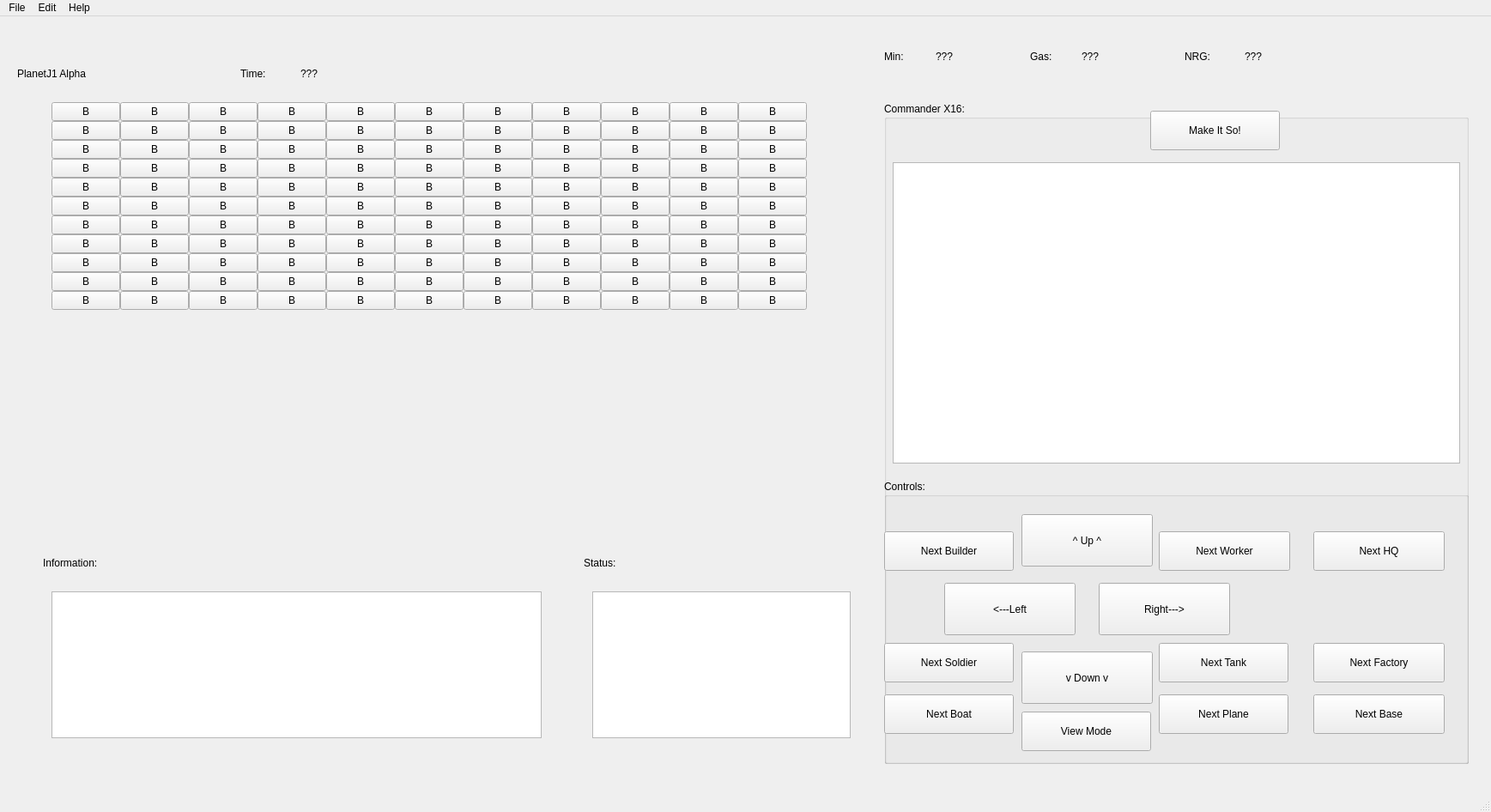
<?xml version="1.0" encoding="UTF-8"?>
<ui version="4.0">
 <class>MainWindow</class>
 <widget class="QMainWindow" name="MainWindow">
  <property name="geometry">
   <rect>
    <x>0</x>
    <y>0</y>
    <width>1737</width>
    <height>946</height>
   </rect>
  </property>
  <property name="cursor">
   <cursorShape>ArrowCursor</cursorShape>
  </property>
  <property name="windowTitle">
   <string>PlanetJ1Qt</string>
  </property>
  <widget class="QWidget" name="centralwidget">
   <widget class="QLabel" name="label">
    <property name="geometry">
     <rect>
      <x>20</x>
      <y>50</y>
      <width>171</width>
      <height>34</height>
     </rect>
    </property>
    <property name="text">
     <string>PlanetJ1 Alpha</string>
    </property>
   </widget>
   <widget class="QWidget" name="gridLayoutWidget">
    <property name="geometry">
     <rect>
      <x>60</x>
      <y>100</y>
      <width>937</width>
      <height>508</height>
     </rect>
    </property>
    <layout class="QGridLayout" name="gridLayout">
     <property name="sizeConstraint">
      <enum>QLayout::SetFixedSize</enum>
     </property>
     <property name="spacing">
      <number>0</number>
     </property>
     <item row="5" column="0">
      <widget class="QPushButton" name="r5c0">
       <property name="text">
        <string>B</string>
       </property>
      </widget>
     </item>
     <item row="0" column="7">
      <widget class="QPushButton" name="r0c7">
       <property name="text">
        <string>B</string>
       </property>
      </widget>
     </item>
     <item row="4" column="2">
      <widget class="QPushButton" name="r4c2">
       <property name="text">
        <string>B</string>
       </property>
      </widget>
     </item>
     <item row="2" column="6">
      <widget class="QPushButton" name="r2c6">
       <property name="text">
        <string>B</string>
       </property>
      </widget>
     </item>
     <item row="4" column="1">
      <widget class="QPushButton" name="r4c1">
       <property name="text">
        <string>B</string>
       </property>
      </widget>
     </item>
     <item row="0" column="10">
      <widget class="QPushButton" name="r0c10">
       <property name="text">
        <string>B</string>
       </property>
      </widget>
     </item>
     <item row="0" column="2">
      <widget class="QPushButton" name="r0c2">
       <property name="text">
        <string>B</string>
       </property>
      </widget>
     </item>
     <item row="0" column="1">
      <widget class="QPushButton" name="r0c1">
       <property name="text">
        <string>B</string>
       </property>
      </widget>
     </item>
     <item row="1" column="1">
      <widget class="QPushButton" name="r1c1">
       <property name="text">
        <string>B</string>
       </property>
      </widget>
     </item>
     <item row="0" column="0">
      <widget class="QPushButton" name="r0c0">
       <property name="text">
        <string>B</string>
       </property>
      </widget>
     </item>
     <item row="6" column="0">
      <widget class="QPushButton" name="r6c0">
       <property name="text">
        <string>B</string>
       </property>
      </widget>
     </item>
     <item row="0" column="9">
      <widget class="QPushButton" name="r0c9">
       <property name="text">
        <string>B</string>
       </property>
      </widget>
     </item>
     <item row="1" column="6">
      <widget class="QPushButton" name="r1c6">
       <property name="text">
        <string>B</string>
       </property>
      </widget>
     </item>
     <item row="1" column="0">
      <widget class="QPushButton" name="r1c0">
       <property name="text">
        <string>B</string>
       </property>
      </widget>
     </item>
     <item row="0" column="8">
      <widget class="QPushButton" name="r0c8">
       <property name="text">
        <string>B</string>
       </property>
      </widget>
     </item>
     <item row="1" column="3">
      <widget class="QPushButton" name="r1c3">
       <property name="text">
        <string>B</string>
       </property>
      </widget>
     </item>
     <item row="5" column="3">
      <widget class="QPushButton" name="r5c3">
       <property name="text">
        <string>B</string>
       </property>
      </widget>
     </item>
     <item row="5" column="6">
      <widget class="QPushButton" name="r5c6">
       <property name="text">
        <string>B</string>
       </property>
      </widget>
     </item>
     <item row="6" column="4">
      <widget class="QPushButton" name="r6c4">
       <property name="text">
        <string>B</string>
       </property>
      </widget>
     </item>
     <item row="2" column="5">
      <widget class="QPushButton" name="r2c5">
       <property name="text">
        <string>B</string>
       </property>
      </widget>
     </item>
     <item row="2" column="1">
      <widget class="QPushButton" name="r2c1">
       <property name="text">
        <string>B</string>
       </property>
      </widget>
     </item>
     <item row="3" column="3">
      <widget class="QPushButton" name="r3c3">
       <property name="text">
        <string>B</string>
       </property>
      </widget>
     </item>
     <item row="5" column="2">
      <widget class="QPushButton" name="r5c2">
       <property name="text">
        <string>B</string>
       </property>
      </widget>
     </item>
     <item row="2" column="0">
      <widget class="QPushButton" name="r2c0">
       <property name="text">
        <string>B</string>
       </property>
      </widget>
     </item>
     <item row="4" column="5">
      <widget class="QPushButton" name="r4c5">
       <property name="text">
        <string>B</string>
       </property>
      </widget>
     </item>
     <item row="5" column="1">
      <widget class="QPushButton" name="r5c1">
       <property name="text">
        <string>B</string>
       </property>
      </widget>
     </item>
     <item row="1" column="5">
      <widget class="QPushButton" name="r1c5">
       <property name="text">
        <string>B</string>
       </property>
      </widget>
     </item>
     <item row="3" column="6">
      <widget class="QPushButton" name="r3c6">
       <property name="text">
        <string>B</string>
       </property>
      </widget>
     </item>
     <item row="2" column="3">
      <widget class="QPushButton" name="r2c3">
       <property name="text">
        <string>B</string>
       </property>
      </widget>
     </item>
     <item row="3" column="0">
      <widget class="QPushButton" name="r3c0">
       <property name="text">
        <string>B</string>
       </property>
      </widget>
     </item>
     <item row="4" column="4">
      <widget class="QPushButton" name="r4c4">
       <property name="text">
        <string>B</string>
       </property>
      </widget>
     </item>
     <item row="2" column="2">
      <widget class="QPushButton" name="r2c2">
       <property name="text">
        <string>B</string>
       </property>
      </widget>
     </item>
     <item row="4" column="6">
      <widget class="QPushButton" name="r4c6">
       <property name="text">
        <string>B</string>
       </property>
      </widget>
     </item>
     <item row="4" column="0">
      <widget class="QPushButton" name="r4c0">
       <property name="text">
        <string>B</string>
       </property>
      </widget>
     </item>
     <item row="5" column="4">
      <widget class="QPushButton" name="r5c4">
       <property name="text">
        <string>B</string>
       </property>
      </widget>
     </item>
     <item row="5" column="5">
      <widget class="QPushButton" name="r5c5">
       <property name="text">
        <string>B</string>
       </property>
      </widget>
     </item>
     <item row="6" column="3">
      <widget class="QPushButton" name="r6c3">
       <property name="text">
        <string>B</string>
       </property>
      </widget>
     </item>
     <item row="1" column="2">
      <widget class="QPushButton" name="r1c2">
       <property name="text">
        <string>B</string>
       </property>
      </widget>
     </item>
     <item row="6" column="6">
      <widget class="QPushButton" name="r6c6">
       <property name="text">
        <string>B</string>
       </property>
      </widget>
     </item>
     <item row="0" column="4">
      <widget class="QPushButton" name="r0c4">
       <property name="text">
        <string>B</string>
       </property>
      </widget>
     </item>
     <item row="6" column="2">
      <widget class="QPushButton" name="r6c2">
       <property name="text">
        <string>B</string>
       </property>
      </widget>
     </item>
     <item row="2" column="4">
      <widget class="QPushButton" name="r2c4">
       <property name="text">
        <string>B</string>
       </property>
      </widget>
     </item>
     <item row="0" column="3">
      <widget class="QPushButton" name="r0c3">
       <property name="text">
        <string>B</string>
       </property>
      </widget>
     </item>
     <item row="4" column="3">
      <widget class="QPushButton" name="r4c3">
       <property name="text">
        <string>B</string>
       </property>
      </widget>
     </item>
     <item row="3" column="1">
      <widget class="QPushButton" name="r3c1">
       <property name="text">
        <string>B</string>
       </property>
      </widget>
     </item>
     <item row="3" column="2">
      <widget class="QPushButton" name="r3c2">
       <property name="text">
        <string>B</string>
       </property>
      </widget>
     </item>
     <item row="1" column="4">
      <widget class="QPushButton" name="r1c4">
       <property name="text">
        <string>B</string>
       </property>
      </widget>
     </item>
     <item row="6" column="1">
      <widget class="QPushButton" name="r6c1">
       <property name="text">
        <string>B</string>
       </property>
      </widget>
     </item>
     <item row="3" column="4">
      <widget class="QPushButton" name="r3c4">
       <property name="text">
        <string>B</string>
       </property>
      </widget>
     </item>
     <item row="3" column="5">
      <widget class="QPushButton" name="r3c5">
       <property name="text">
        <string>B</string>
       </property>
      </widget>
     </item>
     <item row="6" column="5">
      <widget class="QPushButton" name="r6c5">
       <property name="text">
        <string>B</string>
       </property>
      </widget>
     </item>
     <item row="0" column="5">
      <widget class="QPushButton" name="r0c5">
       <property name="text">
        <string>B</string>
       </property>
      </widget>
     </item>
     <item row="0" column="6">
      <widget class="QPushButton" name="r0c6">
       <property name="text">
        <string>B</string>
       </property>
      </widget>
     </item>
     <item row="7" column="0">
      <widget class="QPushButton" name="r7c0">
       <property name="text">
        <string>B</string>
       </property>
      </widget>
     </item>
     <item row="9" column="0">
      <widget class="QPushButton" name="r9c0">
       <property name="text">
        <string>B</string>
       </property>
      </widget>
     </item>
     <item row="8" column="0">
      <widget class="QPushButton" name="r8c0">
       <property name="text">
        <string>B</string>
       </property>
      </widget>
     </item>
     <item row="10" column="0">
      <widget class="QPushButton" name="r10c0">
       <property name="text">
        <string>B</string>
       </property>
      </widget>
     </item>
     <item row="1" column="7">
      <widget class="QPushButton" name="r1c7">
       <property name="text">
        <string>B</string>
       </property>
      </widget>
     </item>
     <item row="1" column="8">
      <widget class="QPushButton" name="r1c8">
       <property name="text">
        <string>B</string>
       </property>
      </widget>
     </item>
     <item row="1" column="9">
      <widget class="QPushButton" name="r1c9">
       <property name="text">
        <string>B</string>
       </property>
      </widget>
     </item>
     <item row="1" column="10">
      <widget class="QPushButton" name="r1c10">
       <property name="text">
        <string>B</string>
       </property>
      </widget>
     </item>
     <item row="2" column="7">
      <widget class="QPushButton" name="r2c7">
       <property name="text">
        <string>B</string>
       </property>
      </widget>
     </item>
     <item row="2" column="8">
      <widget class="QPushButton" name="r2c8">
       <property name="text">
        <string>B</string>
       </property>
      </widget>
     </item>
     <item row="2" column="9">
      <widget class="QPushButton" name="r2c9">
       <property name="text">
        <string>B</string>
       </property>
      </widget>
     </item>
     <item row="2" column="10">
      <widget class="QPushButton" name="r2c10">
       <property name="text">
        <string>B</string>
       </property>
      </widget>
     </item>
     <item row="3" column="7">
      <widget class="QPushButton" name="r3c7">
       <property name="text">
        <string>B</string>
       </property>
      </widget>
     </item>
     <item row="3" column="8">
      <widget class="QPushButton" name="r3c8">
       <property name="text">
        <string>B</string>
       </property>
      </widget>
     </item>
     <item row="3" column="9">
      <widget class="QPushButton" name="r3c9">
       <property name="text">
        <string>B</string>
       </property>
      </widget>
     </item>
     <item row="3" column="10">
      <widget class="QPushButton" name="r3c10">
       <property name="text">
        <string>B</string>
       </property>
      </widget>
     </item>
     <item row="4" column="7">
      <widget class="QPushButton" name="r4c7">
       <property name="text">
        <string>B</string>
       </property>
      </widget>
     </item>
     <item row="4" column="8">
      <widget class="QPushButton" name="r4c8">
       <property name="text">
        <string>B</string>
       </property>
      </widget>
     </item>
     <item row="4" column="9">
      <widget class="QPushButton" name="r4c9">
       <property name="text">
        <string>B</string>
       </property>
      </widget>
     </item>
     <item row="4" column="10">
      <widget class="QPushButton" name="r4c10">
       <property name="text">
        <string>B</string>
       </property>
      </widget>
     </item>
     <item row="5" column="7">
      <widget class="QPushButton" name="r5c7">
       <property name="text">
        <string>B</string>
       </property>
      </widget>
     </item>
     <item row="5" column="8">
      <widget class="QPushButton" name="r5c8">
       <property name="text">
        <string>B</string>
       </property>
      </widget>
     </item>
     <item row="5" column="9">
      <widget class="QPushButton" name="r5c9">
       <property name="text">
        <string>B</string>
       </property>
      </widget>
     </item>
     <item row="5" column="10">
      <widget class="QPushButton" name="r5c10">
       <property name="text">
        <string>B</string>
       </property>
      </widget>
     </item>
     <item row="6" column="7">
      <widget class="QPushButton" name="r6c7">
       <property name="text">
        <string>B</string>
       </property>
      </widget>
     </item>
     <item row="6" column="8">
      <widget class="QPushButton" name="r6c8">
       <property name="text">
        <string>B</string>
       </property>
      </widget>
     </item>
     <item row="6" column="9">
      <widget class="QPushButton" name="r6c9">
       <property name="text">
        <string>B</string>
       </property>
      </widget>
     </item>
     <item row="6" column="10">
      <widget class="QPushButton" name="r6c10">
       <property name="text">
        <string>B</string>
       </property>
      </widget>
     </item>
     <item row="7" column="1">
      <widget class="QPushButton" name="r7c1">
       <property name="text">
        <string>B</string>
       </property>
      </widget>
     </item>
     <item row="7" column="2">
      <widget class="QPushButton" name="r7c2">
       <property name="text">
        <string>B</string>
       </property>
      </widget>
     </item>
     <item row="7" column="3">
      <widget class="QPushButton" name="r7c3">
       <property name="text">
        <string>B</string>
       </property>
      </widget>
     </item>
     <item row="7" column="4">
      <widget class="QPushButton" name="r7c4">
       <property name="text">
        <string>B</string>
       </property>
      </widget>
     </item>
     <item row="7" column="5">
      <widget class="QPushButton" name="r7c5">
       <property name="text">
        <string>B</string>
       </property>
      </widget>
     </item>
     <item row="7" column="6">
      <widget class="QPushButton" name="r7c6">
       <property name="text">
        <string>B</string>
       </property>
      </widget>
     </item>
     <item row="7" column="7">
      <widget class="QPushButton" name="r7c7">
       <property name="text">
        <string>B</string>
       </property>
      </widget>
     </item>
     <item row="8" column="1">
      <widget class="QPushButton" name="r8c1">
       <property name="text">
        <string>B</string>
       </property>
      </widget>
     </item>
     <item row="8" column="2">
      <widget class="QPushButton" name="r8c2">
       <property name="text">
        <string>B</string>
       </property>
      </widget>
     </item>
     <item row="8" column="3">
      <widget class="QPushButton" name="r8c3">
       <property name="text">
        <string>B</string>
       </property>
      </widget>
     </item>
     <item row="8" column="4">
      <widget class="QPushButton" name="r8c4">
       <property name="text">
        <string>B</string>
       </property>
      </widget>
     </item>
     <item row="8" column="5">
      <widget class="QPushButton" name="r8c5">
       <property name="text">
        <string>B</string>
       </property>
      </widget>
     </item>
     <item row="8" column="6">
      <widget class="QPushButton" name="r8c6">
       <property name="text">
        <string>B</string>
       </property>
      </widget>
     </item>
     <item row="8" column="7">
      <widget class="QPushButton" name="r8c7">
       <property name="text">
        <string>B</string>
       </property>
      </widget>
     </item>
     <item row="9" column="1">
      <widget class="QPushButton" name="r9c1">
       <property name="text">
        <string>B</string>
       </property>
      </widget>
     </item>
     <item row="9" column="2">
      <widget class="QPushButton" name="r9c2">
       <property name="text">
        <string>B</string>
       </property>
      </widget>
     </item>
     <item row="9" column="3">
      <widget class="QPushButton" name="r9c3">
       <property name="text">
        <string>B</string>
       </property>
      </widget>
     </item>
     <item row="9" column="4">
      <widget class="QPushButton" name="r9c4">
       <property name="text">
        <string>B</string>
       </property>
      </widget>
     </item>
     <item row="9" column="5">
      <widget class="QPushButton" name="r9c5">
       <property name="text">
        <string>B</string>
       </property>
      </widget>
     </item>
     <item row="9" column="6">
      <widget class="QPushButton" name="r9c6">
       <property name="text">
        <string>B</string>
       </property>
      </widget>
     </item>
     <item row="9" column="7">
      <widget class="QPushButton" name="r9c7">
       <property name="text">
        <string>B</string>
       </property>
      </widget>
     </item>
     <item row="10" column="1">
      <widget class="QPushButton" name="r10c1">
       <property name="text">
        <string>B</string>
       </property>
      </widget>
     </item>
     <item row="10" column="2">
      <widget class="QPushButton" name="r10c2">
       <property name="text">
        <string>B</string>
       </property>
      </widget>
     </item>
     <item row="10" column="3">
      <widget class="QPushButton" name="r10c3">
       <property name="text">
        <string>B</string>
       </property>
      </widget>
     </item>
     <item row="10" column="4">
      <widget class="QPushButton" name="r10c4">
       <property name="text">
        <string>B</string>
       </property>
      </widget>
     </item>
     <item row="10" column="5">
      <widget class="QPushButton" name="r10c5">
       <property name="text">
        <string>B</string>
       </property>
      </widget>
     </item>
     <item row="10" column="6">
      <widget class="QPushButton" name="r10c6">
       <property name="text">
        <string>B</string>
       </property>
      </widget>
     </item>
     <item row="10" column="7">
      <widget class="QPushButton" name="r10c7">
       <property name="text">
        <string>B</string>
       </property>
      </widget>
     </item>
     <item row="7" column="8">
      <widget class="QPushButton" name="r7c8">
       <property name="text">
        <string>B</string>
       </property>
      </widget>
     </item>
     <item row="7" column="9">
      <widget class="QPushButton" name="r7c9">
       <property name="text">
        <string>B</string>
       </property>
      </widget>
     </item>
     <item row="7" column="10">
      <widget class="QPushButton" name="r7c10">
       <property name="text">
        <string>B</string>
       </property>
      </widget>
     </item>
     <item row="8" column="8">
      <widget class="QPushButton" name="r8c8">
       <property name="text">
        <string>B</string>
       </property>
      </widget>
     </item>
     <item row="9" column="8">
      <widget class="QPushButton" name="r9c8">
       <property name="text">
        <string>B</string>
       </property>
      </widget>
     </item>
     <item row="8" column="9">
      <widget class="QPushButton" name="r8c9">
       <property name="text">
        <string>B</string>
       </property>
      </widget>
     </item>
     <item row="8" column="10">
      <widget class="QPushButton" name="r8c10">
       <property name="text">
        <string>B</string>
       </property>
      </widget>
     </item>
     <item row="10" column="8">
      <widget class="QPushButton" name="r10c8">
       <property name="text">
        <string>B</string>
       </property>
      </widget>
     </item>
     <item row="9" column="9">
      <widget class="QPushButton" name="r9c9">
       <property name="text">
        <string>B</string>
       </property>
      </widget>
     </item>
     <item row="9" column="10">
      <widget class="QPushButton" name="r9c10">
       <property name="text">
        <string>B</string>
       </property>
      </widget>
     </item>
     <item row="10" column="9">
      <widget class="QPushButton" name="r10c9">
       <property name="text">
        <string>B</string>
       </property>
      </widget>
     </item>
     <item row="10" column="10">
      <widget class="QPushButton" name="r10c10">
       <property name="text">
        <string>B</string>
       </property>
      </widget>
     </item>
    </layout>
   </widget>
   <widget class="QListWidget" name="infoList">
    <property name="geometry">
     <rect>
      <x>60</x>
      <y>670</y>
      <width>571</width>
      <height>171</height>
     </rect>
    </property>
   </widget>
   <widget class="QLabel" name="label_2">
    <property name="geometry">
     <rect>
      <x>50</x>
      <y>620</y>
      <width>151</width>
      <height>34</height>
     </rect>
    </property>
    <property name="text">
     <string>Information:</string>
    </property>
   </widget>
   <widget class="QLabel" name="label_3">
    <property name="geometry">
     <rect>
      <x>680</x>
      <y>620</y>
      <width>107</width>
      <height>34</height>
     </rect>
    </property>
    <property name="text">
     <string>Status:</string>
    </property>
   </widget>
   <widget class="QLabel" name="label_5">
    <property name="geometry">
     <rect>
      <x>1030</x>
      <y>30</y>
      <width>51</width>
      <height>34</height>
     </rect>
    </property>
    <property name="text">
     <string>Min:</string>
    </property>
   </widget>
   <widget class="QLabel" name="label_6">
    <property name="geometry">
     <rect>
      <x>1200</x>
      <y>30</y>
      <width>51</width>
      <height>34</height>
     </rect>
    </property>
    <property name="text">
     <string>Gas:</string>
    </property>
   </widget>
   <widget class="QLabel" name="label_7">
    <property name="geometry">
     <rect>
      <x>1380</x>
      <y>30</y>
      <width>61</width>
      <height>34</height>
     </rect>
    </property>
    <property name="text">
     <string>NRG:</string>
    </property>
   </widget>
   <widget class="QLabel" name="label_8">
    <property name="geometry">
     <rect>
      <x>280</x>
      <y>50</y>
      <width>61</width>
      <height>34</height>
     </rect>
    </property>
    <property name="text">
     <string>Time:</string>
    </property>
   </widget>
   <widget class="QLabel" name="minLabel">
    <property name="geometry">
     <rect>
      <x>1090</x>
      <y>30</y>
      <width>91</width>
      <height>34</height>
     </rect>
    </property>
    <property name="text">
     <string>???</string>
    </property>
   </widget>
   <widget class="QLabel" name="gasLabel">
    <property name="geometry">
     <rect>
      <x>1260</x>
      <y>30</y>
      <width>101</width>
      <height>34</height>
     </rect>
    </property>
    <property name="text">
     <string>???</string>
    </property>
   </widget>
   <widget class="QLabel" name="nrgLabel">
    <property name="geometry">
     <rect>
      <x>1450</x>
      <y>30</y>
      <width>91</width>
      <height>34</height>
     </rect>
    </property>
    <property name="text">
     <string>???</string>
    </property>
   </widget>
   <widget class="QListWidget" name="statusList">
    <property name="geometry">
     <rect>
      <x>690</x>
      <y>670</y>
      <width>301</width>
      <height>171</height>
     </rect>
    </property>
   </widget>
   <widget class="QGroupBox" name="groupBox_2">
    <property name="geometry">
     <rect>
      <x>1030</x>
      <y>100</y>
      <width>681</width>
      <height>771</height>
     </rect>
    </property>
    <property name="title">
     <string>Commander X16:</string>
    </property>
    <widget class="QPushButton" name="doButton">
     <property name="geometry">
      <rect>
       <x>310</x>
       <y>10</y>
       <width>151</width>
       <height>46</height>
      </rect>
     </property>
     <property name="text">
      <string>Make It So!</string>
     </property>
    </widget>
    <widget class="QGroupBox" name="groupBox">
     <property name="geometry">
      <rect>
       <x>0</x>
       <y>440</y>
       <width>681</width>
       <height>331</height>
      </rect>
     </property>
     <property name="title">
      <string>Controls:</string>
     </property>
     <widget class="QPushButton" name="upButton">
      <property name="geometry">
       <rect>
        <x>160</x>
        <y>40</y>
        <width>153</width>
        <height>61</height>
       </rect>
      </property>
      <property name="text">
       <string>^ Up ^</string>
      </property>
     </widget>
     <widget class="QPushButton" name="leftButton">
      <property name="geometry">
       <rect>
        <x>70</x>
        <y>120</y>
        <width>153</width>
        <height>61</height>
       </rect>
      </property>
      <property name="text">
       <string>&lt;---Left</string>
      </property>
     </widget>
     <widget class="QPushButton" name="rightButton">
      <property name="geometry">
       <rect>
        <x>250</x>
        <y>120</y>
        <width>153</width>
        <height>61</height>
       </rect>
      </property>
      <property name="text">
       <string>Right---&gt;</string>
      </property>
     </widget>
     <widget class="QPushButton" name="downButton">
      <property name="geometry">
       <rect>
        <x>160</x>
        <y>200</y>
        <width>153</width>
        <height>61</height>
       </rect>
      </property>
      <property name="text">
       <string>v Down v</string>
      </property>
     </widget>
     <widget class="QPushButton" name="nextBuilder">
      <property name="geometry">
       <rect>
        <x>0</x>
        <y>60</y>
        <width>151</width>
        <height>46</height>
       </rect>
      </property>
      <property name="text">
       <string>Next Builder</string>
      </property>
     </widget>
     <widget class="QPushButton" name="nextWorker">
      <property name="geometry">
       <rect>
        <x>320</x>
        <y>60</y>
        <width>153</width>
        <height>46</height>
       </rect>
      </property>
      <property name="text">
       <string>Next Worker</string>
      </property>
     </widget>
     <widget class="QPushButton" name="nextSoldier">
      <property name="geometry">
       <rect>
        <x>0</x>
        <y>190</y>
        <width>151</width>
        <height>46</height>
       </rect>
      </property>
      <property name="text">
       <string>Next Soldier</string>
      </property>
     </widget>
     <widget class="QPushButton" name="nextTank">
      <property name="geometry">
       <rect>
        <x>320</x>
        <y>190</y>
        <width>151</width>
        <height>46</height>
       </rect>
      </property>
      <property name="text">
       <string>Next Tank</string>
      </property>
     </widget>
     <widget class="QPushButton" name="nextPlane">
      <property name="geometry">
       <rect>
        <x>320</x>
        <y>250</y>
        <width>151</width>
        <height>46</height>
       </rect>
      </property>
      <property name="text">
       <string>Next Plane</string>
      </property>
     </widget>
     <widget class="QPushButton" name="nextBoat">
      <property name="geometry">
       <rect>
        <x>0</x>
        <y>250</y>
        <width>151</width>
        <height>46</height>
       </rect>
      </property>
      <property name="text">
       <string>Next Boat</string>
      </property>
     </widget>
     <widget class="QPushButton" name="viewMode">
      <property name="geometry">
       <rect>
        <x>160</x>
        <y>270</y>
        <width>151</width>
        <height>46</height>
       </rect>
      </property>
      <property name="text">
       <string>View Mode</string>
      </property>
     </widget>
     <widget class="QPushButton" name="nextFactory">
      <property name="geometry">
       <rect>
        <x>500</x>
        <y>190</y>
        <width>153</width>
        <height>46</height>
       </rect>
      </property>
      <property name="text">
       <string>Next Factory</string>
      </property>
     </widget>
     <widget class="QPushButton" name="nextHQ">
      <property name="geometry">
       <rect>
        <x>500</x>
        <y>60</y>
        <width>153</width>
        <height>46</height>
       </rect>
      </property>
      <property name="text">
       <string>Next HQ</string>
      </property>
     </widget>
     <widget class="QPushButton" name="nextBase">
      <property name="geometry">
       <rect>
        <x>500</x>
        <y>250</y>
        <width>153</width>
        <height>46</height>
       </rect>
      </property>
      <property name="text">
       <string>Next Base</string>
      </property>
     </widget>
    </widget>
    <widget class="QListWidget" name="commandList">
     <property name="geometry">
      <rect>
       <x>10</x>
       <y>70</y>
       <width>661</width>
       <height>351</height>
      </rect>
     </property>
    </widget>
   </widget>
   <widget class="QLabel" name="timeLabel">
    <property name="geometry">
     <rect>
      <x>350</x>
      <y>50</y>
      <width>181</width>
      <height>34</height>
     </rect>
    </property>
    <property name="text">
     <string>???</string>
    </property>
   </widget>
  </widget>
  <widget class="QMenuBar" name="menubar">
   <property name="geometry">
    <rect>
     <x>0</x>
     <y>0</y>
     <width>1737</width>
     <height>40</height>
    </rect>
   </property>
   <widget class="QMenu" name="menuFile">
    <property name="title">
     <string>File</string>
    </property>
    <addaction name="actionSave"/>
    <addaction name="actionSave_As"/>
    <addaction name="separator"/>
    <addaction name="actionExit"/>
   </widget>
   <widget class="QMenu" name="menuEdit">
    <property name="title">
     <string>Edit</string>
    </property>
    <addaction name="actionOptions"/>
   </widget>
   <widget class="QMenu" name="menuHelp">
    <property name="title">
     <string>Help</string>
    </property>
    <addaction name="actionAbout"/>
   </widget>
   <addaction name="menuFile"/>
   <addaction name="menuEdit"/>
   <addaction name="menuHelp"/>
  </widget>
  <widget class="QStatusBar" name="statusbar"/>
  <action name="actionExit">
   <property name="text">
    <string>Exit</string>
   </property>
  </action>
  <action name="action2">
   <property name="text">
    <string>2</string>
   </property>
  </action>
  <action name="actionAbout">
   <property name="text">
    <string>About...</string>
   </property>
  </action>
  <action name="actionSave">
   <property name="text">
    <string>Save</string>
   </property>
  </action>
  <action name="actionSave_As">
   <property name="text">
    <string>Save As...</string>
   </property>
  </action>
  <action name="action_2">
   <property name="text">
    <string>----------------</string>
   </property>
  </action>
  <action name="actionOptions">
   <property name="text">
    <string>Options...</string>
   </property>
  </action>
 </widget>
 <resources/>
 <connections/>
</ui>
